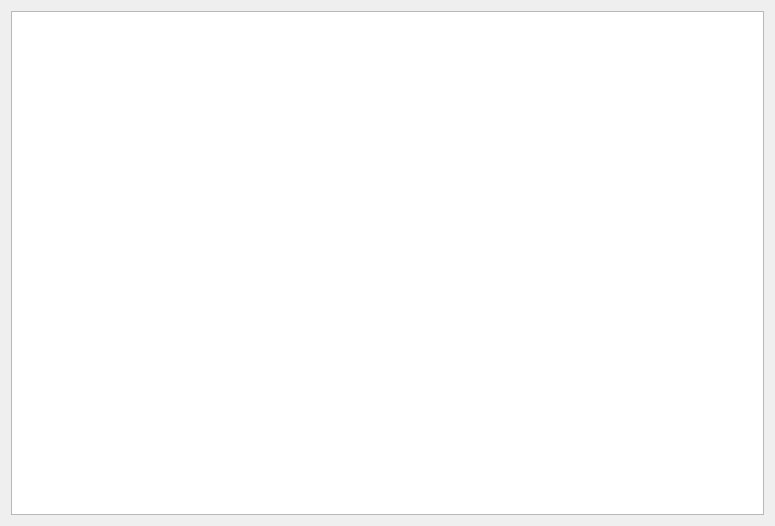
<?xml version="1.0" encoding="UTF-8"?>
<ui version="4.0">
 <class>DebugDialog</class>
 <widget class="QDialog" name="DebugDialog">
  <property name="geometry">
   <rect>
    <x>0</x>
    <y>0</y>
    <width>775</width>
    <height>526</height>
   </rect>
  </property>
  <property name="windowTitle">
   <string>Dialog</string>
  </property>
  <layout class="QGridLayout" name="gridLayout">
   <item row="0" column="0">
    <layout class="QHBoxLayout" name="horizontalLayout">
     <item>
      <widget class="QListView" name="debugView"/>
     </item>
    </layout>
   </item>
  </layout>
 </widget>
 <resources/>
 <connections/>
</ui>
